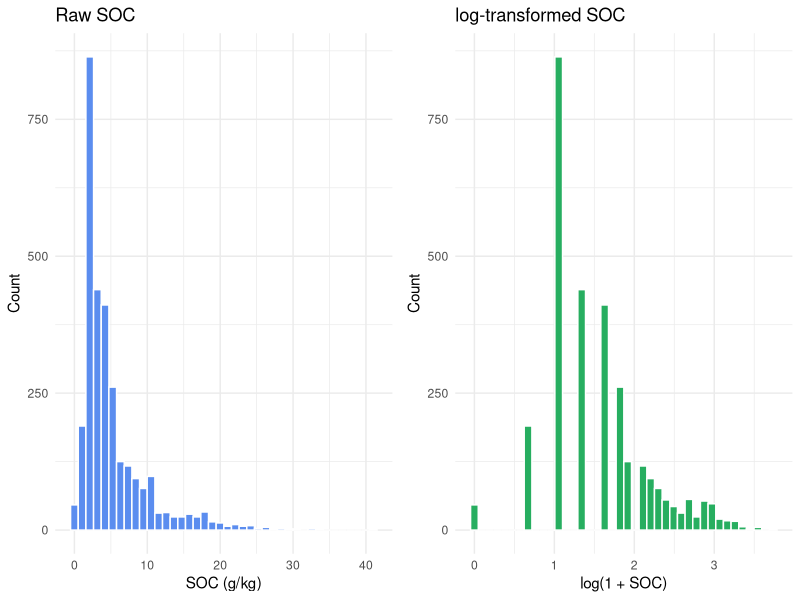
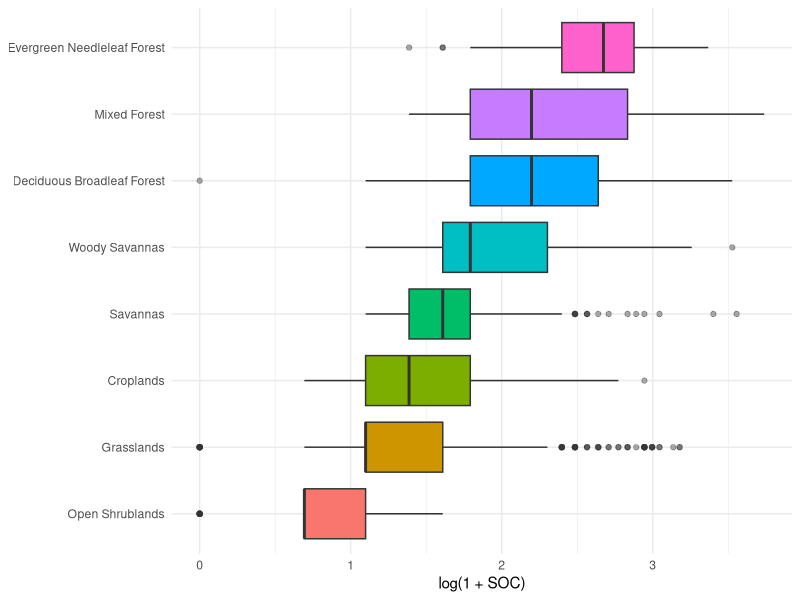
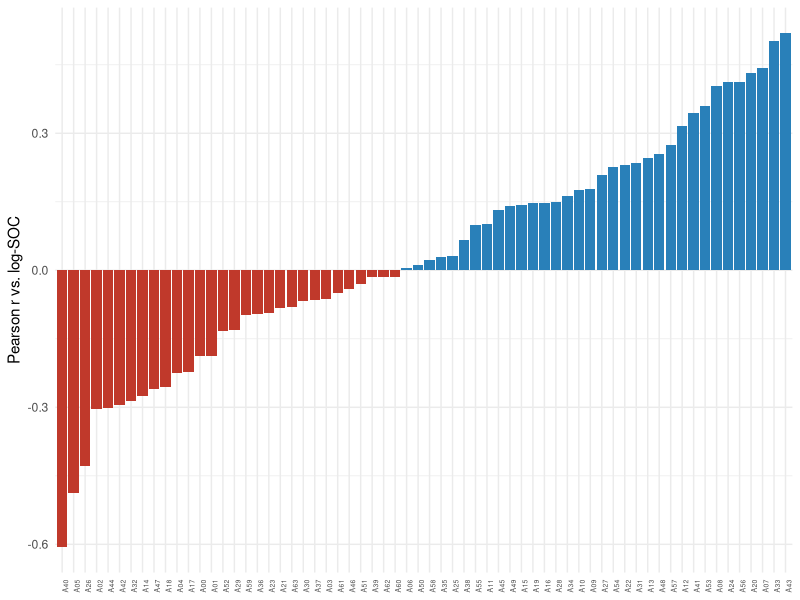
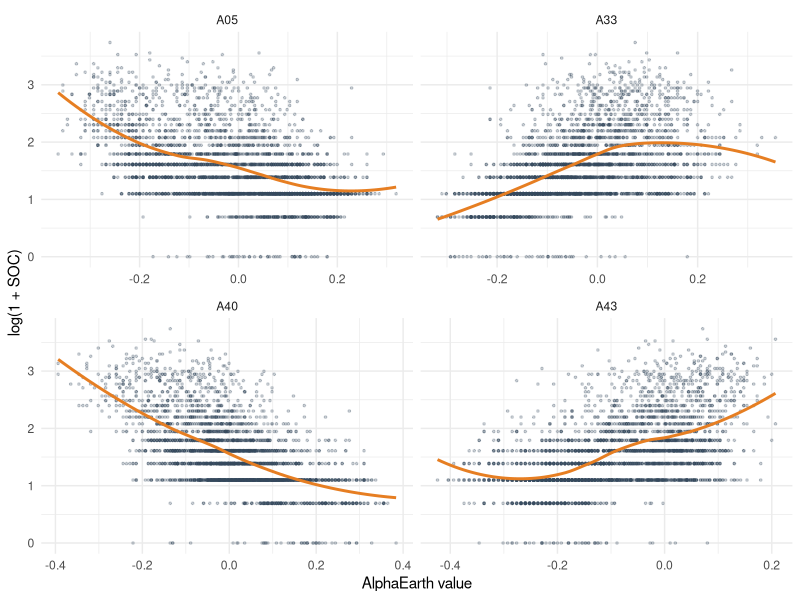
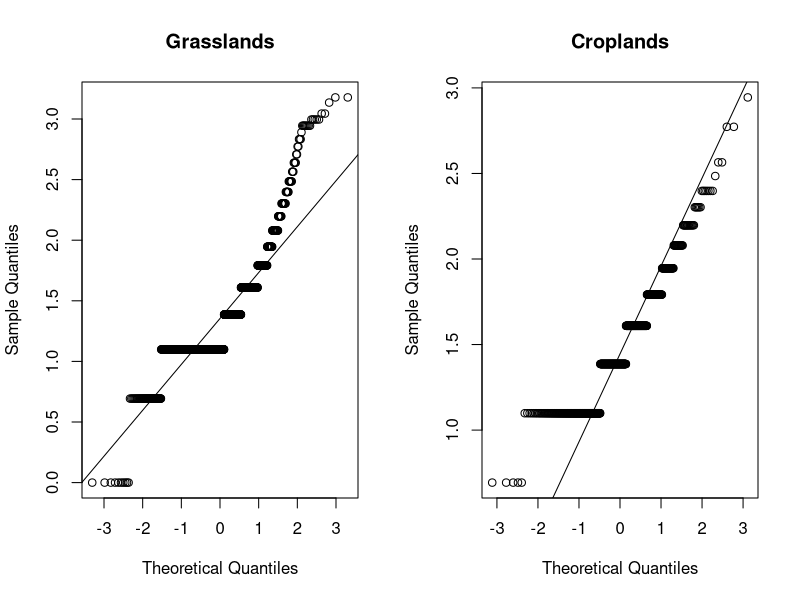

These figures' R source, in order: (Note: this script raises an error after producing the figures.)
## ---- chunk 1
knitr::opts_chunk$set(
  echo = TRUE, warning = FALSE, message = FALSE,
  fig.width = 6, fig.height = 4, dpi = 300,
  fig.path = "figures/", dev = "png"
)
set.seed(42)
## ---- chunk 2
library(tidyverse)
library(boot)
library(corrplot)
library(car)
library(ranger)

dir.create("figures", showWarnings = FALSE)

df <- read.csv("soil_samples.csv")
ae_cols <- sprintf("A%02d", 0:63)
cat("Rows:", nrow(df), " Cols:", ncol(df), "\n")
## ---- chunk 3
# IGBP land-cover labels
igbp_labels <- c(
  "1"  = "Evergreen Needleleaf Forest",
  "2"  = "Evergreen Broadleaf Forest",
  "3"  = "Deciduous Needleleaf Forest",
  "4"  = "Deciduous Broadleaf Forest",
  "5"  = "Mixed Forest",
  "6"  = "Closed Shrublands",
  "7"  = "Open Shrublands",
  "8"  = "Woody Savannas",
  "9"  = "Savannas",
  "10" = "Grasslands",
  "11" = "Permanent Wetlands",
  "12" = "Croplands",
  "13" = "Urban and Built-up",
  "14" = "Cropland/Natural Vegetation Mosaic",
  "15" = "Permanent Snow and Ice",
  "16" = "Barren",
  "17" = "Water Bodies"
)

df <- df %>%
  mutate(
    land_cover = as.character(land_cover),
    lc_label   = igbp_labels[land_cover],
    log_soc    = log1p(soc)
  )

# basic numeric checks
stopifnot(all(!is.na(df$soc)))
range(df$soc); median(df$soc)
## ---- chunk 4
p1 <- ggplot(df, aes(soc)) +
  geom_histogram(bins = 40, fill = "#5b8def", color = "white") +
  labs(x = "SOC (g/kg)", y = "Count", title = "Raw SOC") +
  theme_minimal()

p2 <- ggplot(df, aes(log_soc)) +
  geom_histogram(bins = 40, fill = "#27ae60", color = "white") +
  labs(x = "log(1 + SOC)", y = "Count", title = "log-transformed SOC") +
  theme_minimal()

gridExtra::grid.arrange(p1, p2, ncol = 2)
## ---- chunk 5
soc_summary <- df %>%
  summarise(
    n        = n(),
    mean     = mean(soc),
    sd       = sd(soc),
    median   = median(soc),
    iqr      = IQR(soc),
    skewness = mean((soc - mean(soc))^3) / sd(soc)^3
  )
soc_summary
## ---- chunk 6
top_lc <- df %>% count(lc_label, sort = TRUE) %>% slice_head(n = 8) %>% pull(lc_label)

df %>%
  filter(lc_label %in% top_lc) %>%
  mutate(lc_label = fct_reorder(lc_label, log_soc, median)) %>%
  ggplot(aes(lc_label, log_soc, fill = lc_label)) +
  geom_boxplot(outlier.alpha = 0.4) +
  coord_flip() +
  labs(x = NULL, y = "log(1 + SOC)") +
  theme_minimal() +
  theme(legend.position = "none")
## ---- chunk 7
cors <- sapply(ae_cols, function(c) cor(df[[c]], df$log_soc))
cor_df <- tibble(dim = ae_cols, r = cors) %>%
  arrange(desc(abs(r)))

ggplot(cor_df, aes(reorder(dim, r), r, fill = r > 0)) +
  geom_col() +
  scale_fill_manual(values = c("#c0392b", "#2980b9"), guide = "none") +
  labs(x = NULL, y = "Pearson r vs. log-SOC") +
  theme_minimal() +
  theme(axis.text.x = element_text(angle = 90, size = 5))

top_dim <- cor_df$dim[1]
top_r   <- cor_df$r[1]
cat("Top dimension:", top_dim, "  r =", round(top_r, 3), "\n")
## ---- chunk 8
top4 <- cor_df$dim[1:4]
df_long <- df %>%
  pivot_longer(all_of(top4), names_to = "dim", values_to = "value")

ggplot(df_long, aes(value, log_soc)) +
  geom_point(alpha = 0.25, size = 0.6, color = "#34495e") +
  geom_smooth(method = "loess", se = FALSE, color = "#e67e22") +
  facet_wrap(~ dim, scales = "free_x") +
  labs(x = "AlphaEarth value", y = "log(1 + SOC)") +
  theme_minimal()
## ---- chunk 9
two_groups <- df %>% filter(land_cover %in% c("10", "12"))
tab <- two_groups %>% count(lc_label)
tab
## ---- chunk 10
par(mfrow = c(1, 2))
qqnorm(two_groups$log_soc[two_groups$land_cover == "10"],
       main = "Grasslands"); qqline(two_groups$log_soc[two_groups$land_cover == "10"])
qqnorm(two_groups$log_soc[two_groups$land_cover == "12"],
       main = "Croplands"); qqline(two_groups$log_soc[two_groups$land_cover == "12"])
par(mfrow = c(1, 1))

# Levene's test for equal variances
levene_res <- car::leveneTest(log_soc ~ factor(land_cover), data = two_groups)
levene_res
## ---- chunk 11
t_res <- t.test(log_soc ~ land_cover, data = two_groups,
                var.equal = FALSE, conf.level = 0.95)
t_res

# Cohen's d (using pooled sd for effect size)
g1 <- two_groups$log_soc[two_groups$land_cover == "10"]
g2 <- two_groups$log_soc[two_groups$land_cover == "12"]
pooled_sd <- sqrt(((length(g1)-1)*var(g1) + (length(g2)-1)*var(g2)) /
                  (length(g1)+length(g2)-2))
cohens_d <- (mean(g1) - mean(g2)) / pooled_sd
cat("Cohen's d =", round(cohens_d, 3), "\n")
## ---- chunk 12
B <- 10000
top_vec <- df[[top_dim]]
y_vec   <- df$log_soc

corr_stat <- function(d, idx) cor(d[idx, 1], d[idx, 2])

set.seed(42)
boot_cor <- boot(data.frame(x = top_vec, y = y_vec), corr_stat, R = B)
boot_cor_ci <- boot.ci(boot_cor, type = "bca")
boot_cor
boot_cor_ci
## ---- chunk 13
ci <- boot_cor_ci$bca[4:5]
ggplot(data.frame(r = boot_cor$t[, 1]), aes(r)) +
  geom_histogram(bins = 60, fill = "#5b8def", color = "white") +
  geom_vline(xintercept = boot_cor$t0, color = "black", linewidth = 1) +
  geom_vline(xintercept = ci, color = "#c0392b", linetype = "dashed") +
  labs(x = paste0("Bootstrap r (", top_dim, " vs. log-SOC)"),
       y = "Frequency") +
  theme_minimal()
## ---- chunk 14
mean_diff <- function(d, idx) {
  s <- d[idx, ]
  mean(s$log_soc[s$land_cover == "10"]) -
    mean(s$log_soc[s$land_cover == "12"])
}

set.seed(42)
boot_md <- boot(two_groups, mean_diff, R = B,
                strata = factor(two_groups$land_cover))
boot_md_ci <- boot.ci(boot_md, type = "bca")
boot_md
boot_md_ci

cat("\nFor comparison, Welch's t-test 95% CI:",
    signif(t_res$conf.int[1], 3), "to", signif(t_res$conf.int[2], 3), "\n")
## ---- chunk 15
ci_md <- boot_md_ci$bca[4:5]
ggplot(data.frame(d = boot_md$t[, 1]), aes(d)) +
  geom_histogram(bins = 60, fill = "#27ae60", color = "white") +
  geom_vline(xintercept = boot_md$t0, color = "black", linewidth = 1) +
  geom_vline(xintercept = ci_md, color = "#c0392b", linetype = "dashed") +
  geom_vline(xintercept = 0, color = "grey50", linetype = "dotted") +
  labs(x = "Bootstrap mean difference (Grasslands - Croplands)", y = "Frequency") +
  theme_minimal()
## ---- chunk 16
pca <- prcomp(df[, ae_cols], center = TRUE, scale. = FALSE)
varexp <- pca$sdev^2 / sum(pca$sdev^2)
cum    <- cumsum(varexp)

scree <- tibble(component = seq_along(varexp), cum_var = cum)
ggplot(scree, aes(component, cum_var)) +
  geom_line(color = "#5b8def", linewidth = 1) +
  geom_point(color = "#5b8def") +
  geom_hline(yintercept = 0.9, linetype = "dashed", color = "grey50") +
  labs(x = "Principal component", y = "Cumulative variance explained") +
  theme_minimal()

cat("PCs to explain 90% variance:", which(cum >= 0.90)[1], "\n")
cat("PCs to explain 95% variance:", which(cum >= 0.95)[1], "\n")
## ---- chunk 17
df$block <- paste0(round(df$lon), "_", round(df$lat))
unique_blocks <- unique(df$block)
set.seed(42)
fold_assign <- sample(seq_len(5), length(unique_blocks), replace = TRUE)
df$fold <- fold_assign[match(df$block, unique_blocks)]

rf_form <- as.formula(
  paste("log_soc ~", paste(ae_cols, collapse = " + "))
)

cv_res <- map_dfr(1:5, function(k) {
  train <- df %>% filter(fold != k)
  test  <- df %>% filter(fold == k)
  m <- ranger(rf_form, data = train, num.trees = 500, seed = 42)
  pred <- predict(m, data = test)$predictions
  tibble(
    fold = k,
    n_test = nrow(test),
    rmse = sqrt(mean((pred - test$log_soc)^2)),
    r2   = cor(pred, test$log_soc)^2
  )
})
cv_res
cat("Mean R^2:", round(mean(cv_res$r2), 3),
    "  Mean RMSE:", round(mean(cv_res$rmse), 3), "\n")
## ---- chunk 18
m_full <- ranger(rf_form, data = df, num.trees = 500,
                 importance = "impurity", seed = 42)
imp <- enframe(m_full$variable.importance, "dim", "importance") %>%
  arrange(desc(importance)) %>% slice_head(n = 15)

ggplot(imp, aes(reorder(dim, importance), importance)) +
  geom_col(fill = "#34495e") +
  coord_flip() +
  labs(x = NULL, y = "Random Forest impurity importance") +
  theme_minimal()
## ---- chunk 19
oof <- map_dfr(1:5, function(k) {
  train <- df %>% filter(fold != k)
  test  <- df %>% filter(fold == k)
  m <- ranger(rf_form, data = train, num.trees = 500, seed = 42)
  test$pred <- predict(m, data = test)$predictions
  test
})

ggplot(oof, aes(log_soc, pred)) +
  geom_point(alpha = 0.3, size = 0.7, color = "#5b8def") +
  geom_abline(slope = 1, intercept = 0, color = "#c0392b", linetype = "dashed") +
  labs(x = "Observed log(1 + SOC)", y = "Predicted log(1 + SOC)") +
  theme_minimal()
## ---- chunk 20
sessionInfo()
